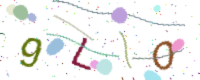
#> input picture SZCR Verification code/szcryzm/data/batch_hard_20260104_114531/captcha_001_9LU0.png, 200 x 80 px; its folder holds only this picture in this run
$ python -i traditional_recognizer.py   (imports and definitions only)
#> lines starting #> are read from the running program, lines starting #| are printed output that depends on the picture; after the words box and inside, x2 and y2 are one past the last pixel; in counts of white or black regions, pixels touching at a corner belong together
import cv2
import numpy as np
import pytesseract
from PIL import Image
import os


class TraditionalCaptchaRecognizer:
    def __init__(self):
        """初始化传统识别器"""
        # 设置Tesseract路径（根据你的安装位置调整）
        import platform
        if platform.system() == 'Windows':
            # 尝试多个可能的路径
            possible_paths = [
                r'C:\Program Files\Tesseract-OCR\tesseract.exe',
                r'C:\Program Files (x86)\Tesseract-OCR\tesseract.exe',
            ]
            # 尝试从环境变量获取用户名
            try:
                username = os.getenv('USERNAME', '')
                if username:
                    possible_paths.append(
                        rf'C:\Users\{username}\AppData\Local\Programs\Tesseract-OCR\tesseract.exe'
                    )
            except:
                pass

            # 查找存在的路径
            tesseract_found = False
            for path in possible_paths:
                if os.path.exists(path):
                    pytesseract.pytesseract.tesseract_cmd = path
                    tesseract_found = True
                    print(f"Tesseract路径已设置为: {path}")
                    break

            # 如果都没找到，使用用户指定的路径
            if not tesseract_found:
                default_path = r'C:\Program Files\Tesseract-OCR\tesseract.exe'
                pytesseract.pytesseract.tesseract_cmd = default_path
                print(f"使用默认Tesseract路径: {default_path}")
                if not os.path.exists(default_path):
                    print(f"警告: Tesseract路径不存在: {default_path}")

    def preprocess_image(self, image, enhance_for_tesseract=False):
        """
        预处理图像
        :param image: PIL图像对象或文件路径
        :param enhance_for_tesseract: 是否针对Tesseract进行增强处理
        :return: 处理后的图像
        """
#> called with enhance_for_tesseract = False
        # 如果输入是文件路径，加载图像
        if isinstance(image, str):
            image = Image.open(image)

        # 转换为OpenCV格式
        if isinstance(image, Image.Image):
            image = cv2.cvtColor(np.array(image), cv2.COLOR_RGB2BGR)

        # 转换为灰度图
        gray = cv2.cvtColor(image, cv2.COLOR_BGR2GRAY)
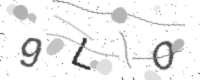
#> gray: shape (80, 200); min 46, max 255, mean 239.4

        if enhance_for_tesseract:
            # 针对Tesseract的增强预处理
            # 1. 放大图像（Tesseract在小图像上表现不佳）
            scale_factor = 3
            height, width = gray.shape
            gray = cv2.resize(gray, (width * scale_factor, height * scale_factor), interpolation=cv2.INTER_CUBIC)

            # 2. 增强对比度
            clahe = cv2.createCLAHE(clipLimit=2.0, tileGridSize=(8, 8))
            gray = clahe.apply(gray)

            # 3. 去噪
            gray = cv2.medianBlur(gray, 3)

            # 4. 应用自适应二值化（比全局二值化更好）
            binary = cv2.adaptiveThreshold(gray, 255, cv2.ADAPTIVE_THRESH_GAUSSIAN_C, cv2.THRESH_BINARY, 11, 2)

            # 5. 形态学操作去除小噪点
            kernel = np.ones((2, 2), np.uint8)
            binary = cv2.morphologyEx(binary, cv2.MORPH_CLOSE, kernel)
            binary = cv2.morphologyEx(binary, cv2.MORPH_OPEN, kernel)

            return binary
        else:
            # 标准预处理（用于模板匹配等）
            # 应用二值化
            _, binary = cv2.threshold(gray, 128, 255, cv2.THRESH_BINARY | cv2.THRESH_OTSU)
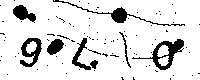
#> binary: shape (80, 200); 87.5% white; 91 black regions (83 under 20 px), largest, box (x1, y1, x2, y2) and area: (132, 39, 184, 70) 445, (53, 0, 185, 26) 343, (20, 38, 42, 67) 310

            # 去噪
            denoised = cv2.medianBlur(binary, 3)
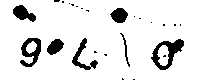
#> denoised: shape (80, 200); 89.5% white; 25 black regions (18 under 20 px)

            return denoised

    # [97 lines left out: function recognize_with_tesseract, not called in this run]

    def segment_characters(self, image):
        """
        分割验证码中的字符
        :param image: 预处理后的图像
        :return: 字符列表
        """
        # 查找轮廓（兼容不同版本的OpenCV）
        contours_result = cv2.findContours(image, cv2.RETR_EXTERNAL, cv2.CHAIN_APPROX_SIMPLE)
#> contours_result = 1 contour; box (x1, y1, x2, y2) and area: (0, 0, 200, 80) 15704
        # OpenCV 3.x 返回 (image, contours, hierarchy)
        # OpenCV 4.x 返回 (contours, hierarchy)
        contours = contours_result[0] if len(contours_result) == 2 else contours_result[1]
#> contours has the same summary as contours_result

        characters = []
        bounding_boxes = []

        for contour in contours:
            # 获取边界框
            x, y, w, h = cv2.boundingRect(contour)

            # 过滤太小的区域（可能是噪点）
            if w > 10 and h > 20:
                bounding_boxes.append((x, y, w, h))
#> this loop made 1 pass
#> after the loop, bounding_boxes = [(0, 0, 200, 80)]

        # 按x坐标排序（从左到右）
        bounding_boxes.sort(key=lambda box: box[0])

        # 提取每个字符
        for x, y, w, h in bounding_boxes:
            char_image = image[y:y + h, x:x + w]
            characters.append(char_image)
#> after the loop, characters = 1 item

        return characters, bounding_boxes

    def recognize_with_template_matching(self, image, template_folder='data/templates'):
        """
        使用模板匹配识别验证码
        :param image: 图像
        :param template_folder: 模板文件夹
        :return: 识别结果
        """
        # 预处理图像
        processed = self.preprocess_image(image)

        # 分割字符
        characters, _ = self.segment_characters(processed)
#> characters = 1 item

        if not characters:
            raise Exception("无法分割字符，请检查验证码图像")

        # 转换为绝对路径
        if not os.path.isabs(template_folder):
            # 如果是相对路径，尝试从当前工作目录和脚本目录查找
            base_dir = os.path.dirname(os.path.dirname(os.path.abspath(__file__)))
            template_folder = os.path.join(base_dir, template_folder)

        # 检查模板文件夹
        if not os.path.exists(template_folder):
#> (the run stopped early here; a loop or call above may not have finished)
